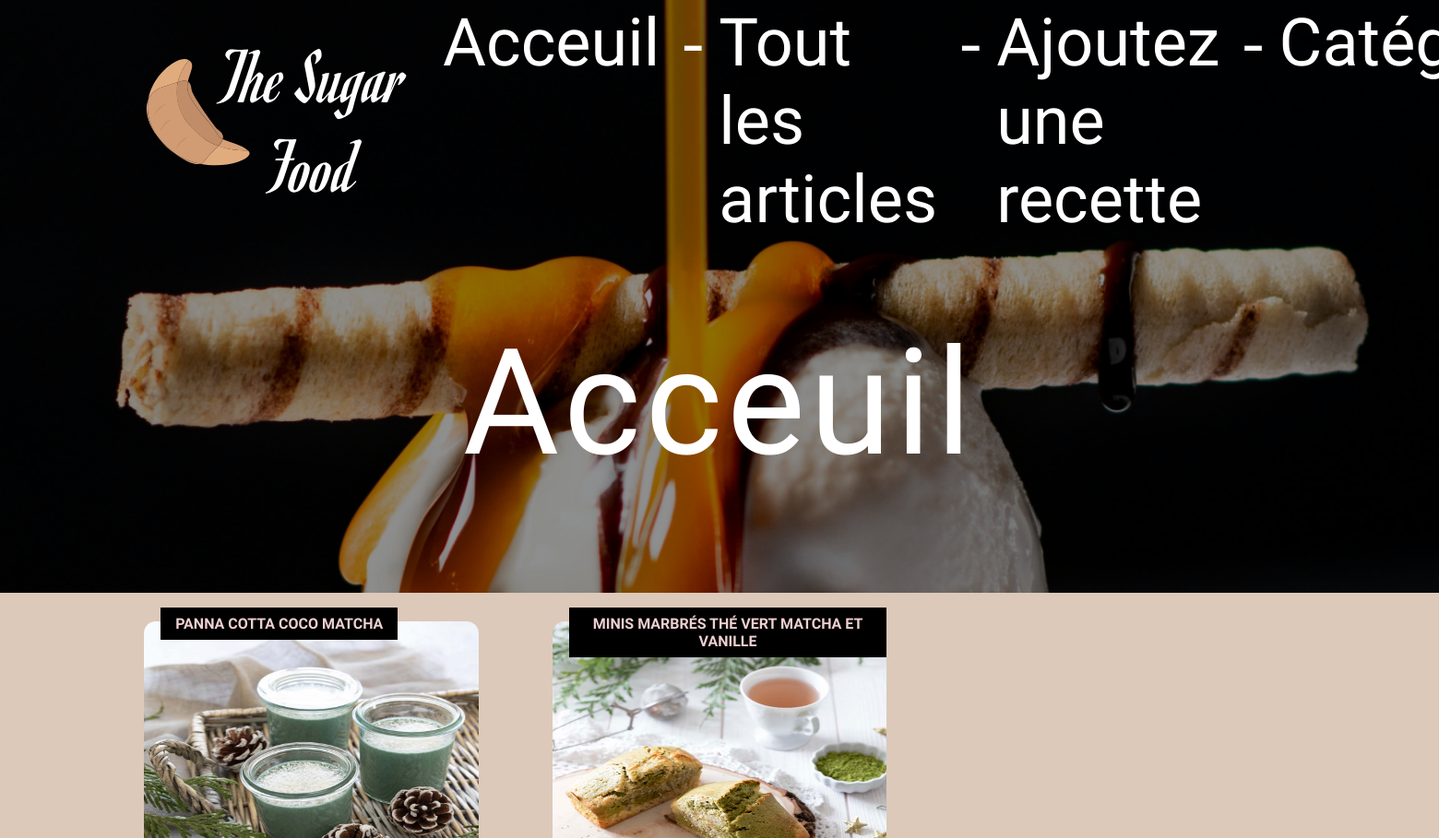
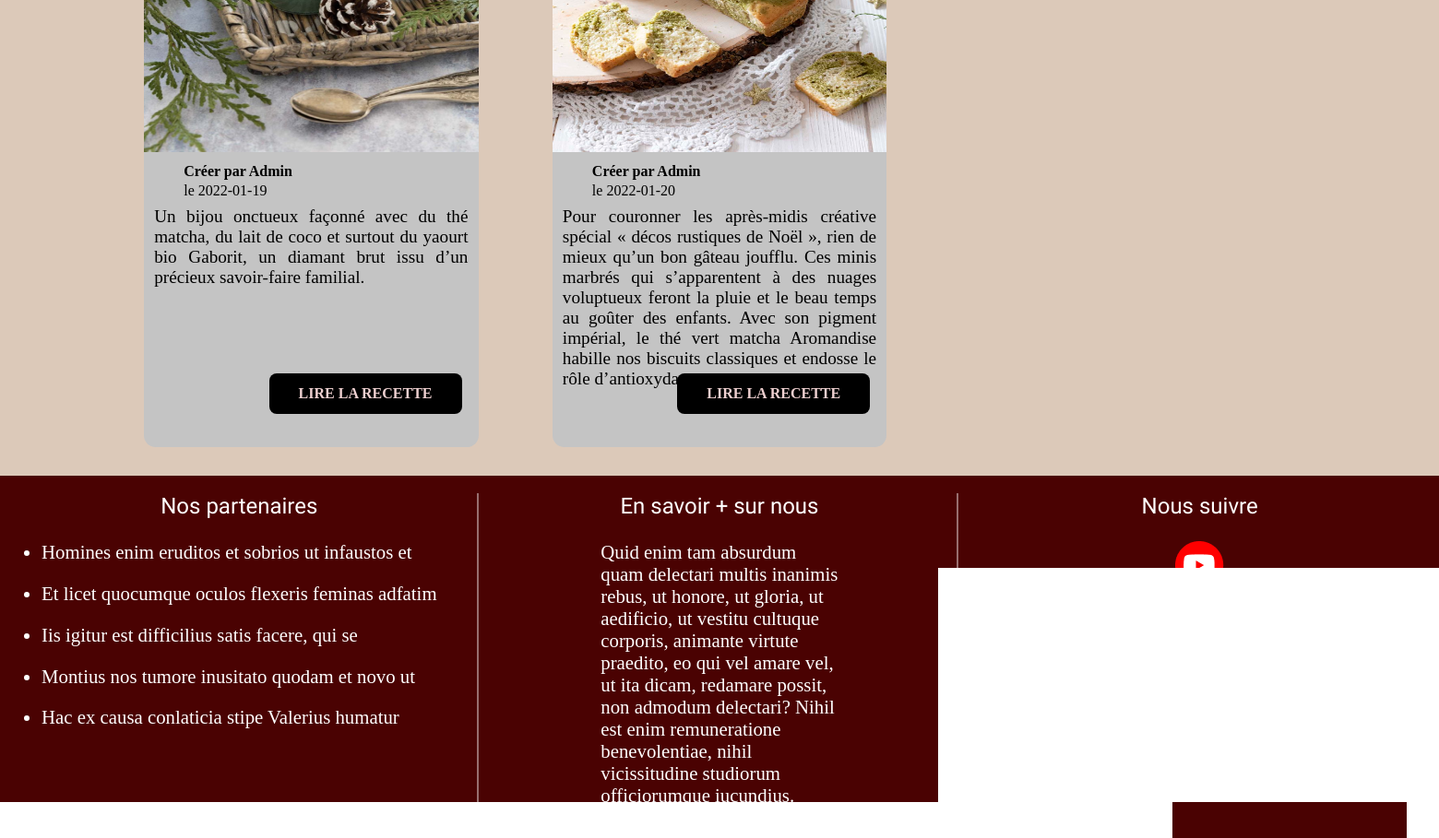
/articles_categorie.php?id_categorie=2, run on the app's committed database (2 pictures, top to bottom).
### tables this page shows
CREATE TABLE IF NOT EXISTS `article_categorie` (
  `id_categorie_article` int(11) NOT NULL AUTO_INCREMENT,
  `id_categorie` int(11) NOT NULL,
  `id_article` int(11) NOT NULL,
  PRIMARY KEY (`id_categorie_article`)
);

CREATE TABLE IF NOT EXISTS `articles` (
  `id_article` int(11) NOT NULL AUTO_INCREMENT,
  `titre_article` varchar(255) NOT NULL,
  `img_article` varchar(255) NOT NULL,
  `description_article` text NOT NULL,
  `ingredients_article` text NOT NULL,
  `preparation_article` mediumtext NOT NULL,
  `auteur_article` varchar(255) NOT NULL,
  `date_publication_article` date NOT NULL,
  PRIMARY KEY (`id_article`)
);

### articles_categorie.php (the view, shortened to what this page needs)
<?php
    require_once 'connect.php';
    $id_cat = $_GET['id_categorie'];
    $req = $db->query("SELECT article_categorie.id_article, article_categorie.id_categorie, article_categorie.id_categorie_article, `titre_article`, `img_article`, `description_article`, `auteur_article`, `date_publication_article` FROM `article_categorie`
        INNER JOIN `articles` ON article_categorie.id_article = articles.id_article
        INNER JOIN `categories` ON article_categorie.id_categorie = categories.id_categorie
        WHERE article_categorie.id_categorie = $id_cat");
?>
<section id="all_articles">
<?php
    foreach($req as $article) {
?>
        <article class="bg_grey">
            <h2><?=$article['titre_article'] ?></h2>
            <figure>
                <img class="img_articles" src="./views/assets/img/img_recette/<?= $article['img_article']?>" alt="photo article">
            </figure>
            <div class="info_article">
                <p class="auteur_article">Créer par <?=$article['auteur_article']?></p>
                <p class="date_publier">le <?= $article['date_publication_article']?></p>
                <p class="description_articles"><?= $article['description_article'] ?></p>
            </div>
            <a class="lien_article" href="article.php?id=<?=$article['id_article']?>">Lire la recette</a>
        </article>
<?php
    }
?>
</section>
<?php
    require '../P2-OFP-BLOG/views/template/template.php';

### views/assets/css/style.css (style rules this page uses)
* { margin: 0; padding: 0; }
#all_articles { display: grid; grid-template-columns: repeat(3, 1fr); gap: 5rem; }
#all_articles > article { position: relative; min-height: 45rem; border-radius: 0.8rem; }
#all_articles > article > h2 { position: absolute; background-color: #000; color: #EED0D0; font-size: 1rem; text-transform: uppercase; text-align: center; font-family: 'Rye'; padding: 0.5rem 1rem; top: -2%; left: 5%; }
#all_articles > article figure { margin-bottom: 0.5rem; }
.bg_grey { background-color: #C4C4C4; }
.info_article { padding: 0 0.7rem; }
.auteur_article { margin-bottom: 0.2rem; font-weight: 700; }
.date_publier { margin-bottom: 0.5rem; }
.auteur_article, .date_publier { padding-left: 2rem; }
.description_articles { font-size: 1.2rem; text-align: justify; }
.img_articles { width: 100%; height: 400px; border-top-left-radius: 0.8rem; border-top-right-radius: 0.8rem; }
.lien_article { position: absolute; bottom: 5%; right: 5%; text-transform: uppercase; font-weight: 700; border-radius: .5rem; display: inline-block; text-decoration: none; color: #EED0D0; background-color: #000; padding: .8rem 2rem; }

### data on the page
article_categorie: id_article.titre_article "PANNA COTTA COCO MATCHA", id_article.img_article (picture), id_article.auteur_article "Admin", id_article.date_publication_article "2022-01-19", id_article.description_article "Un bijou onctueux façonné avec du thé matcha, du lait de coco et surtout du yaourt bio Gaborit, un diamant brut issu d’un précieux savoir-faire familial."
article_categorie: id_article.titre_article "MINIS MARBRÉS THÉ VERT MATCHA ET VANILLE", id_article.img_article (picture), id_article.auteur_article "Admin", id_article.date_publication_article "2022-01-20", id_article.description_article "Pour couronner les après-midis créative spécial « décos rustiques de Noël », rien de mieux qu’un bon gâteau joufflu. Ces minis marbrés qui s’apparentent à des nuages voluptueux feront la pluie et le beau temps au goûter des enfants. Avec son pigment impérial, le thé vert matcha Aromandise habille nos biscuits classiques et endosse le rôle d’antioxydant."
